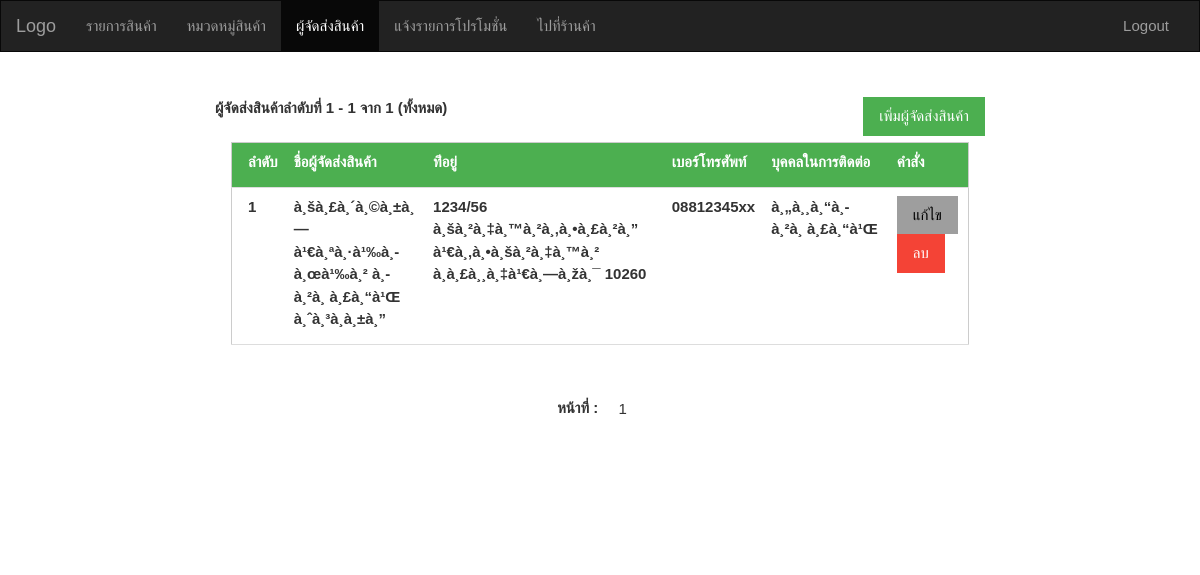
/Admin/suppliers.php (signed in), run on the app's committed database.
### tables this page shows
CREATE TABLE `suppliers` (
  `sup_id` smallint(6) NOT NULL,
  `sup_name` varchar(250) NOT NULL,
  `address` text NOT NULL,
  `phone` varchar(50) NOT NULL,
  `contact_name` varchar(200) NOT NULL,
  `website` varchar(250) NOT NULL
);

### Admin/suppliers.php (the view, shortened to what this page needs)
<?php require_once('../Connections/mydbshop.php'); ?>
<?php
$logoutAction = $_SERVER['PHP_SELF']."?doLogout=true";
?>
<?php
$maxRows_suppliers = 10;
$pageNum_suppliers = 0;
$startRow_suppliers = $pageNum_suppliers * $maxRows_suppliers;
$query_suppliers = "SELECT * FROM suppliers";
$query_limit_suppliers = sprintf("%s LIMIT %d, %d", $query_suppliers, $startRow_suppliers, $maxRows_suppliers);
$suppliers = mysql_query($query_limit_suppliers, $mydbshop) or die(mysql_error());
$row_suppliers = mysql_fetch_assoc($suppliers);
if (isset($_GET['totalRows_suppliers'])) {
  $totalRows_suppliers = $_GET['totalRows_suppliers'];
} else {
  $all_suppliers = mysql_query($query_suppliers);
  $totalRows_suppliers = mysql_num_rows($all_suppliers);
}
$totalPages_suppliers = ceil($totalRows_suppliers/$maxRows_suppliers)-1;
?>
<!DOCTYPE html>
<html lang="en">
<head>
  <link rel="stylesheet" href="../css/bootstrap.min.css">
  <link rel="stylesheet" href="../css/w3.css">
</head>
<body>
<nav class="navbar navbar-inverse">
  <div class="container-fluid">
    <div class="navbar-header">
      <a class="navbar-brand" href="#">Logo</a>
    </div>
    <div class="collapse navbar-collapse" id="myNavbar">
      <ul class="nav navbar-nav">
        <li><a href="products.php">รายการสินค้า</a></li>
        <li><a href="categories.php">หมวดหมู่สินค้า</a></li>
        <li class="active"><a href="suppliers.php">ผู้จัดส่งสินค้า</a></li>
        <li><a href="send-news.php">แจ้งรายการโปรโมชั่น</a></li>
        <li><a href="../user/index.php">ไปที่ร้านค้า</a></li>
      </ul>
      <ul class="nav navbar-nav navbar-right">
        <li><a href="<?php echo $logoutAction ?>"><span class="glyphicon glyphicon-log-out"></span>Logout</a></li>
      </ul>
    </div>
  </div>
</nav>
<div class="container-fluid text-center">
<br>
<br>
  <div class="row content">
    <div class="col-sm-2 sidenav" style="background-color:#FFF">
    </div>
    <div class="col-sm-8 text-center">
    <?php if($row_suppliers!=null){?>
    <label style="float:left">ผู้จัดส่งสินค้าลำดับที่ <?php echo ($startRow_suppliers + 1) ?> - <?php echo min($startRow_suppliers + $maxRows_suppliers, $totalRows_suppliers) ?> จาก <?php echo $totalRows_suppliers ?> (ทั้งหมด)</label>
    <?php }?>
    <button class="w3-button w3-green" style="float:right" type="button" onClick="window.location.href='suppliers-add.php'">เพิ่มผู้จัดส่งสินค้า</button>
    <br>
    <br>
    <?php if($row_suppliers!=null){?>
    <div class="w3-container">
        <table class="w3-table-all">
          <thead>
              <tr class="w3-green">
                <th><label>ลำดับ</label></th>
                <th><label>ชื่อผู้จัดส่งสินค้า</label></th>
                <th><label>ท่ีอยู่</label></th>
                <th><label>เบอร์โทรศัพท์</label></th>
                <th><label>บุคคลในการติดต่อ</label></th>
                <th><label>คำสั่ง</label></th>
              </tr>
          </thead>
          <?php do { ?>
            <tr>
              <td><label><?php echo $row_suppliers['sup_id']; ?></label></td>
              <td><label><?php echo $row_suppliers['sup_name']; ?></label></td>
              <td><label><?php echo $row_suppliers['address']; ?></label></td>
              <td><label><?php echo $row_suppliers['phone']; ?></label></td>
              <td><label><?php echo $row_suppliers['contact_name']; ?></label></td>
              <td><button class="w3-button w3-gray" type="button" onClick="window.location.href='suppliers-edit.php?id=<?php echo $row_suppliers['sup_id']; ?>'">แก้ไข</button>
                <button class="w3-button w3-red" type="button" onClick="window.location.href='suppliers-delete.php?id=<?php echo $row_suppliers['sup_id']; ?>'">ลบ</button></td>
            </tr>
            <?php } while ($row_suppliers = mysql_fetch_assoc($suppliers)); ?>
        </table>
      </div>
      <br>
      <br>
      <div class="w3-bar">
      <label>หน้าที่ :</label>
<?php
	  for($i = 0;$i<=$totalPages_suppliers;$i++){
		  echo '<a href="?pageNum_suppliers=',$i,'" class="w3-button w3-hover-green">',($i+1) ,'</a>';
	  }
	  ?>
</div>
<?php }?>
	<br>
    <br>
    </div>
    <div class="col-sm-2 sidenav" style="background-color:#FFF">
    </div>
  </div>
</div>
</body>
</html>

### css/w3.css (style rules this page uses)
html { box-sizing:border-box }
*,*:before,*:after { box-sizing:inherit }
html { -ms-text-size-adjust:100%;-webkit-text-size-adjust:100% }
body { margin:0 }
article,aside,details,figcaption,figure,footer,header,main,menu,nav,section,summary { display:block }
a { background-color:transparent;-webkit-text-decoration-skip:objects }
button,input,select,textarea { font:inherit;margin:0 }
button,input { overflow:visible }
button,select { text-transform:none }
button,html [type=button],[type=reset],[type=submit] { -webkit-appearance:button }
html,body { font-family:Verdana,sans-serif;font-size:15px;line-height:1.5 }
html { overflow-x:hidden }
a { color:inherit }
.w3-table,.w3-table-all { border-collapse:collapse;border-spacing:0;width:100%;display:table }
.w3-table-all { border:1px solid #ccc }
.w3-bordered tr,.w3-table-all tr { border-bottom:1px solid #ddd }
.w3-table-all tr:nth-child(odd) { background-color:#fff }
.w3-table td,.w3-table th,.w3-table-all td,.w3-table-all th { padding:8px 8px;display:table-cell;text-align:left;vertical-align:top }
.w3-table th:first-child,.w3-table td:first-child,.w3-table-all th:first-child,.w3-table-all td:first-child { padding-left:16px }
.w3-btn,.w3-button { border:none;display:inline-block;padding:8px 16px;vertical-align:middle;overflow:hidden;text-decoration:none;color:inherit;background-color:inherit;text-align:center;cursor:pointer;white-space:nowrap }
.w3-btn,.w3-button { -webkit-touch-callout:none;-webkit-user-select:none;-khtml-user-select:none;-moz-user-select:none;-ms-user-select:none;user-select:none }
.w3-bar { width:100%;overflow:hidden }
.w3-bar .w3-button { white-space:normal }
.w3-container:after,.w3-container:before,.w3-panel:after,.w3-panel:before,.w3-row:after,.w3-row:before,.w3-row-padding:after,.w3-row-padding:before, .w3-cell-row:before,.w3-cell-row:after,.w3-clear:after,.w3-clear:before,.w3-bar:before,.w3-bar:after { content:"";display:table;clear:both }
.w3-container,.w3-panel { padding:0.01em 16px }
.w3-green,.w3-hover-green:hover { color:#fff!important;background-color:#4CAF50!important }
.w3-red,.w3-hover-red:hover { color:#fff!important;background-color:#f44336!important }
.w3-grey,.w3-hover-grey:hover,.w3-gray,.w3-hover-gray:hover { color:#000!important;background-color:#9e9e9e!important }

### Admin/suppliers.php (style rules this page uses)
.navbar { margin-bottom: 0; border-radius: 0; }
.row.content { height: 450px }
.sidenav { padding-top: 20px; background-color: #f1f1f1; height: 100%; }

### data on the page
suppliers: sup_id "1", sup_name "à¸šà¸£à¸´à¸©à¸±à¸— à¹€à¸ªà¸·à¹‰à¸­à¸œà¹‰à¸² à¸­à¸²à¸ à¸£à¸“à¹Œ à¸ˆà¸³à¸à¸±à¸”", address "1234/56 à¸šà¸²à¸‡à¸™à¸²à¸‚à¸•à¸£à¸²à¸” à¹€à¸‚à¸•à¸šà¸²à¸‡à¸™à¸² à¸à¸£à¸¸à¸‡à¹€à¸—à¸žà¸¯ 10260", phone "08812345xx", contact_name "à¸„à¸¸à¸“à¸­à¸²à¸ à¸£à¸“à¹Œ"

### other printed values
$startRow_suppliers + 1 "1"
min($startRow_suppliers + $maxRows_suppliers, $totalRows_suppliers) "1"
$totalRows_suppliers "1"
